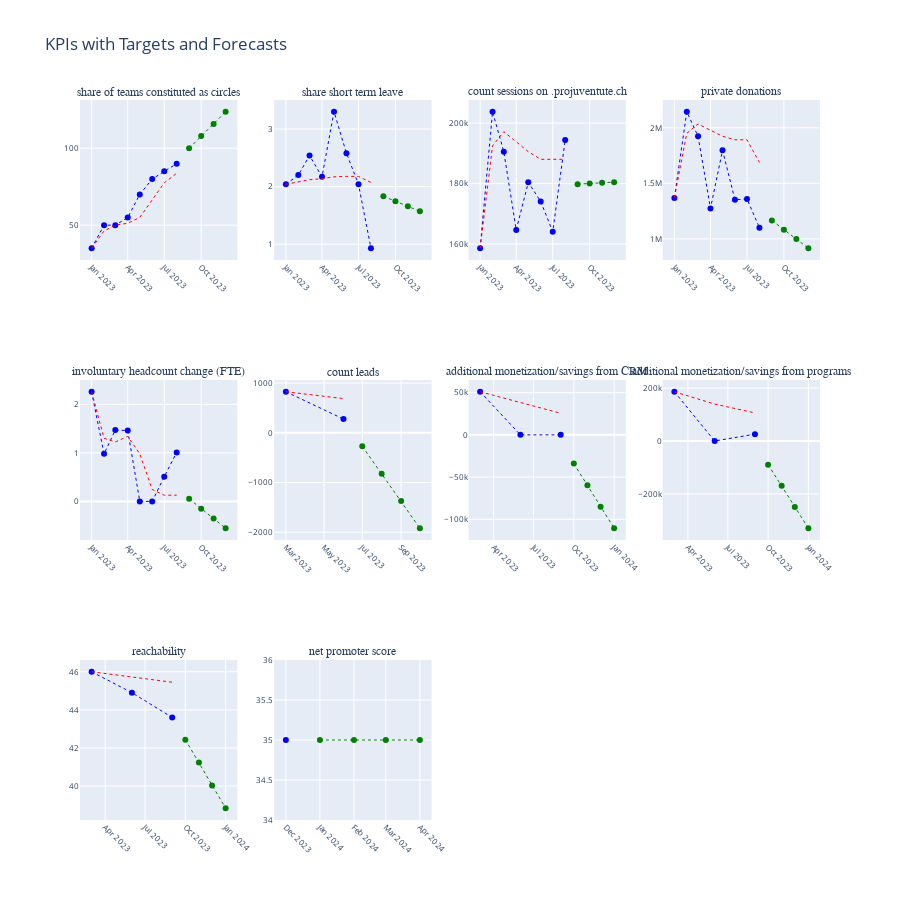

The code cell stored with this chart in its notebook:
### Code cell
# forecast with linear regression
kpi = 'share short term leave'
kpiDF = df[df['kpi'] == kpi].dropna(subset=['value'])[['date','value']].reset_index(drop=True)

forecastDf = forecastNextMonths(kpiDF,3)
# add the last actual data point to plot continuosly
forecastDf = pd.concat([pd.DataFrame(kpiDF.iloc[-1,:]).T,forecastDf],ignore_index=True)

kpiDF['status'] = 'actual'
forecastDf['status'] = 'predicted'

# plot_df = pd.concat([kpiDF, forecastDf],ignore_index=True)
# targetDf = df.loc[df.kpi==kpi,['date','target']]
# traces = createLinePlot(kpiDF, kpi, targetDf)

# Determining the grid size for the subplots
numKpis = len(df['kpi'].unique())
cols = int(np.ceil(np.sqrt(numKpis)))
rows = int(np.ceil(numKpis / cols))

# Create subplots in a grid
fig = make_subplots(rows=rows, cols=cols, 
                    subplot_titles=df['kpi'].unique(), 
                    shared_xaxes=False, shared_yaxes=False)

# Adding traces for each KPI
for index, kpi in enumerate(df['kpi'].unique()):
    kpiDF = df[df['kpi'] == kpi].dropna(subset=['value'])
    targetDf = df.loc[df.kpi==kpi,['date','target']]#.rename(columns={'moving_percentile_75':'target'}) # or target
    traces = createLinePlot(kpiDF, kpi, targetDf)
    
    row = int(index / cols) + 1
    col = (index % cols) + 1
    
    for trace in traces:
        fig.add_trace(trace, row=row, col=col)

# Updating layout and reducing the font size of subplot titles
fig.update_layout(height=300*rows, 
                  title_text="KPIs with Targets and Forecasts", 
                  showlegend=False,
                  # subplot_titles=[{'text': title, 'font': {'size': 10}} for title in df['kpi'].unique()]
                  )
fig.update_xaxes(tickangle=45, tickfont=dict(size=8))
fig.update_yaxes(tickfont=dict(size=8))
fig.update_annotations(font=dict(family="Helvetica", size=12))

# Show plot
fig.show()

### Figure 1 — Plotly figure (JSON) as saved in the notebook; plotly's stock layout.template omitted (floating-point values rounded to 4 significant figures)
{"data": [{"line": {"color": "blue", "dash": "dot", "width": 1}, "mode": "lines+markers", "name": "share of teams constituted as circles Value", "type": "scatter", "x": ["2023-01-01T00:00:00", "2023-02-01T00:00:00", "2023-03-01T00:00:00", "2023-04-01T00:00:00", "2023-05-01T00:00:00", "2023-06-01T00:00:00", "2023-07-01T00:00:00", "2023-08-01T00:00:00"], "xaxis": "x", "y": [35, 50, 50, 55, 70, 80, 85, 90], "yaxis": "y"}, {"line": {"color": "green", "dash": "dot", "width": 1}, "mode": "lines+markers", "name": "share of teams constituted as circles Forecast", "type": "scatter", "x": ["2023-09-01T00:00:00", "2023-10-01T00:00:00", "2023-11-01T00:00:00", "2023-12-01T00:00:00"], "xaxis": "x", "y": [100, 107.9, 115.8, 123.8], "yaxis": "y"}, {"line": {"color": "red", "dash": "dot", "width": 1}, "mode": "lines", "name": "share of teams constituted as circles Target", "type": "scatter", "x": ["2023-01-01T00:00:00", "2023-02-01T00:00:00", "2023-03-01T00:00:00", "2023-04-01T00:00:00", "2023-05-01T00:00:00", "2023-06-01T00:00:00", "2023-07-01T00:00:00", "2023-08-01T00:00:00"], "xaxis": "x", "y": [35, 46.25, 50, 51.25, 55, 66.25, 77.5, 83.75], "yaxis": "y"}, {"line": {"color": "blue", "dash": "dot", "width": 1}, "mode": "lines+markers", "name": "share short term leave Value", "type": "scatter", "x": ["2023-01-01T00:00:00", "2023-02-01T00:00:00", "2023-03-01T00:00:00", "2023-04-01T00:00:00", "2023-05-01T00:00:00", "2023-06-01T00:00:00", "2023-07-01T00:00:00", "2023-08-01T00:00:00"], "xaxis": "x2", "y": [2.04, 2.2, 2.54, 2.17, 3.3, 2.58, 2.04, 0.93], "yaxis": "y2"}, {"line": {"color": "green", "dash": "dot", "width": 1}, "mode": "lines+markers", "name": "share short term leave Forecast", "type": "scatter", "x": ["2023-09-01T00:00:00", "2023-10-01T00:00:00", "2023-11-01T00:00:00", "2023-12-01T00:00:00"], "xaxis": "x2", "y": [1.833, 1.746, 1.659, 1.571], "yaxis": "y2"}, {"line": {"color": "red", "dash": "dot", "width": 1}, "mode": "lines", "name": "share short term leave Target", "type": "scatter", "x": ["2023-01-01T00:00:00", "2023-02-01T00:00:00", "2023-03-01T00:00:00", "2023-04-01T00:00:00", "2023-05-01T00:00:00", "2023-06-01T00:00:00", "2023-07-01T00:00:00", "2023-08-01T00:00:00"], "xaxis": "x2", "y": [2.04, 2.08, 2.12, 2.138, 2.17, 2.178, 2.178, 2.072], "yaxis": "y2"}, {"line": {"color": "blue", "dash": "dot", "width": 1}, "mode": "lines+markers", "name": "count sessions on .projuventute.ch Value", "type": "scatter", "x": ["2023-01-01T00:00:00", "2023-02-01T00:00:00", "2023-03-01T00:00:00", "2023-04-01T00:00:00", "2023-05-01T00:00:00", "2023-06-01T00:00:00", "2023-07-01T00:00:00", "2023-08-01T00:00:00"], "xaxis": "x3", "y": [158611, 203755, 190560, 164663, 180421, 174107, 164059, 194407], "yaxis": "y3"}, {"line": {"color": "green", "dash": "dot", "width": 1}, "mode": "lines+markers", "name": "count sessions on .projuventute.ch Forecast", "type": "scatter", "x": ["2023-09-01T00:00:00", "2023-10-01T00:00:00", "2023-11-01T00:00:00", "2023-12-01T00:00:00"], "xaxis": "x3", "y": [179800.0, 180000.0, 180300.0, 180500.0], "yaxis": "y3"}, {"line": {"color": "red", "dash": "dot", "width": 1}, "mode": "lines", "name": "count sessions on .projuventute.ch Target", "type": "scatter", "x": ["2023-01-01T00:00:00", "2023-02-01T00:00:00", "2023-03-01T00:00:00", "2023-04-01T00:00:00", "2023-05-01T00:00:00", "2023-06-01T00:00:00", "2023-07-01T00:00:00", "2023-08-01T00:00:00"], "xaxis": "x3", "y": [158611, 192469, 197200.0, 193900.0, 190560, 188000.0, 188000.0, 188000.0], "yaxis": "y3"}, {"line": {"color": "blue", "dash": "dot", "width": 1}, "mode": "lines+markers", "name": "private donations Value", "type": "scatter", "x": ["2023-01-01T00:00:00", "2023-02-01T00:00:00", "2023-03-01T00:00:00", "2023-04-01T00:00:00", "2023-05-01T00:00:00", "2023-06-01T00:00:00", "2023-07-01T00:00:00", "2023-08-01T00:00:00"], "xaxis": "x4", "y": [1369218, 2144446, 1923875, 1274911, 1797114, 1352463, 1359887, 1101047], "yaxis": "y4"}, {"line": {"color": "green", "dash": "dot", "width": 1}, "mode": "lines+markers", "name": "private donations Forecast", "type": "scatter", "x": ["2023-09-01T00:00:00", "2023-10-01T00:00:00", "2023-11-01T00:00:00", "2023-12-01T00:00:00"], "xaxis": "x4", "y": [1166000.0, 1083000.0, 999300.0, 916100.0], "yaxis": "y4"}, {"line": {"color": "red", "dash": "dot", "width": 1}, "mode": "lines", "name": "private donations Target", "type": "scatter", "x": ["2023-01-01T00:00:00", "2023-02-01T00:00:00", "2023-03-01T00:00:00", "2023-04-01T00:00:00", "2023-05-01T00:00:00", "2023-06-01T00:00:00", "2023-07-01T00:00:00", "2023-08-01T00:00:00"], "xaxis": "x4", "y": [1369218, 1950639, 2034000.0, 1979000.0, 1923875, 1892000.0, 1892000.0, 1688000.0], "yaxis": "y4"}, {"line": {"color": "blue", "dash": "dot", "width": 1}, "mode": "lines+markers", "name": "involuntary headcount change (FTE) Value", "type": "scatter", "x": ["2023-01-01T00:00:00", "2023-02-01T00:00:00", "2023-03-01T00:00:00", "2023-04-01T00:00:00", "2023-05-01T00:00:00", "2023-06-01T00:00:00", "2023-07-01T00:00:00", "2023-08-01T00:00:00"], "xaxis": "x5", "y": [2.26, 0.98, 1.47, 1.46, 0, 0, 0.51, 1.01], "yaxis": "y5"}, {"line": {"color": "green", "dash": "dot", "width": 1}, "mode": "lines+markers", "name": "involuntary headcount change (FTE) Forecast", "type": "scatter", "x": ["2023-09-01T00:00:00", "2023-10-01T00:00:00", "2023-11-01T00:00:00", "2023-12-01T00:00:00"], "xaxis": "x5", "y": [0.05214, -0.1499, -0.3519, -0.5539], "yaxis": "y5"}, {"line": {"color": "red", "dash": "dot", "width": 1}, "mode": "lines", "name": "involuntary headcount change (FTE) Target", "type": "scatter", "x": ["2023-01-01T00:00:00", "2023-02-01T00:00:00", "2023-03-01T00:00:00", "2023-04-01T00:00:00", "2023-05-01T00:00:00", "2023-06-01T00:00:00", "2023-07-01T00:00:00", "2023-08-01T00:00:00"], "xaxis": "x5", "y": [2.26, 1.3, 1.225, 1.34, 0.98, 0.245, 0.1275, 0.1275], "yaxis": "y5"}, {"line": {"color": "blue", "dash": "dot", "width": 1}, "mode": "lines+markers", "name": "count leads Value", "type": "scatter", "x": ["2023-03-01T00:00:00", "2023-06-01T00:00:00"], "xaxis": "x6", "y": [825, 276], "yaxis": "y6"}, {"line": {"color": "green", "dash": "dot", "width": 1}, "mode": "lines+markers", "name": "count leads Forecast", "type": "scatter", "x": ["2023-07-01T00:00:00", "2023-08-01T00:00:00", "2023-09-01T00:00:00", "2023-10-01T00:00:00"], "xaxis": "x6", "y": [-273.0, -822.0, -1371.0, -1920.0], "yaxis": "y6"}, {"line": {"color": "red", "dash": "dot", "width": 1}, "mode": "lines", "name": "count leads Target", "type": "scatter", "x": ["2023-03-01T00:00:00", "2023-06-01T00:00:00"], "xaxis": "x6", "y": [825, 687.8], "yaxis": "y6"}, {"line": {"color": "blue", "dash": "dot", "width": 1}, "mode": "lines+markers", "name": "additional monetization/savings from CRM Value", "type": "scatter", "x": ["2023-03-01T00:00:00", "2023-06-01T00:00:00", "2023-09-01T00:00:00"], "xaxis": "x7", "y": [51000, 0, 0], "yaxis": "y7"}, {"line": {"color": "green", "dash": "dot", "width": 1}, "mode": "lines+markers", "name": "additional monetization/savings from CRM Forecast", "type": "scatter", "x": ["2023-10-01T00:00:00", "2023-11-01T00:00:00", "2023-12-01T00:00:00", "2024-01-01T00:00:00"], "xaxis": "x7", "y": [-34000.0, -59500.0, -85000.0, -110500.0], "yaxis": "y7"}, {"line": {"color": "red", "dash": "dot", "width": 1}, "mode": "lines", "name": "additional monetization/savings from CRM Target", "type": "scatter", "x": ["2023-03-01T00:00:00", "2023-06-01T00:00:00", "2023-09-01T00:00:00"], "xaxis": "x7", "y": [51000, 38250, 25500], "yaxis": "y7"}, {"line": {"color": "blue", "dash": "dot", "width": 1}, "mode": "lines+markers", "name": "additional monetization/savings from programs Value", "type": "scatter", "x": ["2023-03-01T00:00:00", "2023-06-01T00:00:00", "2023-09-01T00:00:00"], "xaxis": "x8", "y": [186258, 0, 26000], "yaxis": "y8"}, {"line": {"color": "green", "dash": "dot", "width": 1}, "mode": "lines+markers", "name": "additional monetization/savings from programs Forecast", "type": "scatter", "x": ["2023-10-01T00:00:00", "2023-11-01T00:00:00", "2023-12-01T00:00:00", "2024-01-01T00:00:00"], "xaxis": "x8", "y": [-89510.0, -169600.0, -249800.0, -329900.0], "yaxis": "y8"}, {"line": {"color": "red", "dash": "dot", "width": 1}, "mode": "lines", "name": "additional monetization/savings from programs Target", "type": "scatter", "x": ["2023-03-01T00:00:00", "2023-06-01T00:00:00", "2023-09-01T00:00:00"], "xaxis": "x8", "y": [186258, 139700.0, 106129], "yaxis": "y8"}, {"line": {"color": "blue", "dash": "dot", "width": 1}, "mode": "lines+markers", "name": "reachability Value", "type": "scatter", "x": ["2023-03-01T00:00:00", "2023-06-01T00:00:00", "2023-09-01T00:00:00"], "xaxis": "x9", "y": [46, 44.9, 43.6], "yaxis": "y9"}, {"line": {"color": "green", "dash": "dot", "width": 1}, "mode": "lines+markers", "name": "reachability Forecast", "type": "scatter", "x": ["2023-10-01T00:00:00", "2023-11-01T00:00:00", "2023-12-01T00:00:00", "2024-01-01T00:00:00"], "xaxis": "x9", "y": [42.43, 41.23, 40.03, 38.83], "yaxis": "y9"}, {"line": {"color": "red", "dash": "dot", "width": 1}, "mode": "lines", "name": "reachability Target", "type": "scatter", "x": ["2023-03-01T00:00:00", "2023-06-01T00:00:00", "2023-09-01T00:00:00"], "xaxis": "x9", "y": [46, 45.73, 45.45], "yaxis": "y9"}, {"line": {"color": "blue", "dash": "dot", "width": 1}, "mode": "lines+markers", "name": "net promoter score Value", "type": "scatter", "x": ["2023-12-01T00:00:00"], "xaxis": "x10", "y": [35], "yaxis": "y10"}, {"line": {"color": "green", "dash": "dot", "width": 1}, "mode": "lines+markers", "name": "net promoter score Forecast", "type": "scatter", "x": ["2024-01-01T00:00:00", "2024-02-01T00:00:00", "2024-03-01T00:00:00", "2024-04-01T00:00:00"], "xaxis": "x10", "y": [35, 35, 35, 35], "yaxis": "y10"}, {"line": {"color": "red", "dash": "dot", "width": 1}, "mode": "lines", "name": "net promoter score Target", "type": "scatter", "x": ["2023-12-01T00:00:00"], "xaxis": "x10", "y": [35], "yaxis": "y10"}], "layout": {"annotations": [{"font": {"family": "Helvetica", "size": 12}, "showarrow": false, "text": "share of teams constituted as circles", "x": 0.1062, "xanchor": "center", "xref": "paper", "y": 1, "yanchor": "bottom", "yref": "paper"}, {"font": {"family": "Helvetica", "size": 12}, "showarrow": false, "text": "share short term leave", "x": 0.3688, "xanchor": "center", "xref": "paper", "y": 1, "yanchor": "bottom", "yref": "paper"}, {"font": {"family": "Helvetica", "size": 12}, "showarrow": false, "text": "count sessions on .projuventute.ch", "x": 0.6313, "xanchor": "center", "xref": "paper", "y": 1, "yanchor": "bottom", "yref": "paper"}, {"font": {"family": "Helvetica", "size": 12}, "showarrow": false, "text": "private donations", "x": 0.8938, "xanchor": "center", "xref": "paper", "y": 1, "yanchor": "bottom", "yref": "paper"}, {"font": {"family": "Helvetica", "size": 12}, "showarrow": false, "text": "involuntary headcount change (FTE)", "x": 0.1062, "xanchor": "center", "xref": "paper", "y": 0.6111, "yanchor": "bottom", "yref": "paper"}, {"font": {"family": "Helvetica", "size": 12}, "showarrow": false, "text": "count leads", "x": 0.3688, "xanchor": "center", "xref": "paper", "y": 0.6111, "yanchor": "bottom", "yref": "paper"}, {"font": {"family": "Helvetica", "size": 12}, "showarrow": false, "text": "additional monetization/savings from CRM", "x": 0.6313, "xanchor": "center", "xref": "paper", "y": 0.6111, "yanchor": "bottom", "yref": "paper"}, {"font": {"family": "Helvetica", "size": 12}, "showarrow": false, "text": "additional monetization/savings from programs", "x": 0.8938, "xanchor": "center", "xref": "paper", "y": 0.6111, "yanchor": "bottom", "yref": "paper"}, {"font": {"family": "Helvetica", "size": 12}, "showarrow": false, "text": "reachability", "x": 0.1062, "xanchor": "center", "xref": "paper", "y": 0.2222, "yanchor": "bottom", "yref": "paper"}, {"font": {"family": "Helvetica", "size": 12}, "showarrow": false, "text": "net promoter score", "x": 0.3688, "xanchor": "center", "xref": "paper", "y": 0.2222, "yanchor": "bottom", "yref": "paper"}], "height": 900, "showlegend": false, "title": {"text": "KPIs with Targets and Forecasts"}, "xaxis": {"anchor": "y", "domain": [0, 0.2125], "tickangle": 45, "tickfont": {"size": 8}}, "xaxis10": {"anchor": "y10", "domain": [0.2625, 0.475], "tickangle": 45, "tickfont": {"size": 8}}, "xaxis11": {"anchor": "y11", "domain": [0.525, 0.7375], "tickangle": 45, "tickfont": {"size": 8}}, "xaxis12": {"anchor": "y12", "domain": [0.7875, 1], "tickangle": 45, "tickfont": {"size": 8}}, "xaxis2": {"anchor": "y2", "domain": [0.2625, 0.475], "tickangle": 45, "tickfont": {"size": 8}}, "xaxis3": {"anchor": "y3", "domain": [0.525, 0.7375], "tickangle": 45, "tickfont": {"size": 8}}, "xaxis4": {"anchor": "y4", "domain": [0.7875, 1], "tickangle": 45, "tickfont": {"size": 8}}, "xaxis5": {"anchor": "y5", "domain": [0, 0.2125], "tickangle": 45, "tickfont": {"size": 8}}, "xaxis6": {"anchor": "y6", "domain": [0.2625, 0.475], "tickangle": 45, "tickfont": {"size": 8}}, "xaxis7": {"anchor": "y7", "domain": [0.525, 0.7375], "tickangle": 45, "tickfont": {"size": 8}}, "xaxis8": {"anchor": "y8", "domain": [0.7875, 1], "tickangle": 45, "tickfont": {"size": 8}}, "xaxis9": {"anchor": "y9", "domain": [0, 0.2125], "tickangle": 45, "tickfont": {"size": 8}}, "yaxis": {"anchor": "x", "domain": [0.7778, 1], "tickfont": {"size": 8}}, "yaxis10": {"anchor": "x10", "domain": [0, 0.2222], "tickfont": {"size": 8}}, "yaxis11": {"anchor": "x11", "domain": [0, 0.2222], "tickfont": {"size": 8}}, "yaxis12": {"anchor": "x12", "domain": [0, 0.2222], "tickfont": {"size": 8}}, "yaxis2": {"anchor": "x2", "domain": [0.7778, 1], "tickfont": {"size": 8}}, "yaxis3": {"anchor": "x3", "domain": [0.7778, 1], "tickfont": {"size": 8}}, "yaxis4": {"anchor": "x4", "domain": [0.7778, 1], "tickfont": {"size": 8}}, "yaxis5": {"anchor": "x5", "domain": [0.3889, 0.6111], "tickfont": {"size": 8}}, "yaxis6": {"anchor": "x6", "domain": [0.3889, 0.6111], "tickfont": {"size": 8}}, "yaxis7": {"anchor": "x7", "domain": [0.3889, 0.6111], "tickfont": {"size": 8}}, "yaxis8": {"anchor": "x8", "domain": [0.3889, 0.6111], "tickfont": {"size": 8}}, "yaxis9": {"anchor": "x9", "domain": [0, 0.2222], "tickfont": {"size": 8}}}}
